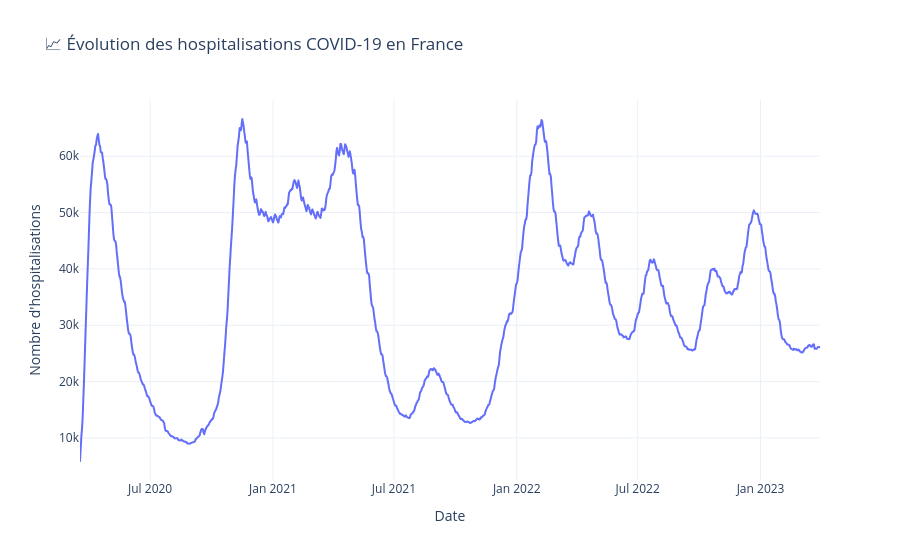

Here is the notebook cell this chart was saved with:
### Code cell
# Graphique 1: Évolution temporelle des hospitalisations France entière
if datasets['covid_hosp'] is not None and date_col:
    # Agréger par date (total France)
    hosp_col = None
    for col in ['hosp', 'hospitalisations', 'nb_hosp']:
        if col in df_covid.columns:
            hosp_col = col
            break
    
    if hosp_col:
        # Filtrer les données valides et agréger
        df_daily = df_covid.groupby(date_col)[hosp_col].sum().reset_index()
        df_daily = df_daily.dropna()
        
        fig = px.line(
            df_daily,
            x=date_col,
            y=hosp_col,
            title='📈 Évolution des hospitalisations COVID-19 en France',
            labels={date_col: 'Date', hosp_col: 'Nombre d\'hospitalisations'}
        )
        fig.update_layout(
            template='plotly_white',
            hovermode='x unified'
        )
        fig.show()
    else:
        print("Colonne d'hospitalisations non trouvée")

### Figure 1 — Plotly figure (JSON) as saved in the notebook; plotly's stock layout.template omitted (floating-point values rounded to 4 significant figures; data arrays with more than 128 entries replaced by an {"elided": "..."} marker saying what was removed)
{"data": [{"hovertemplate": "Date=%{x}<br>Nombre d'hospitalisations=%{y}<extra></extra>", "legendgroup": "", "line": {"color": "#636efa", "dash": "solid"}, "marker": {"symbol": "circle"}, "mode": "lines", "name": "", "showlegend": false, "type": "scattergl", "x": {"elided": "1109 str values"}, "xaxis": "x", "y": {"elided": "1109 int values"}, "yaxis": "y"}], "layout": {"hovermode": "x unified", "legend": {"tracegroupgap": 0}, "title": {"text": "📈 Évolution des hospitalisations COVID-19 en France"}, "xaxis": {"anchor": "y", "domain": [0, 1], "title": {"text": "Date"}}, "yaxis": {"anchor": "x", "domain": [0, 1], "title": {"text": "Nombre d'hospitalisations"}}}}
